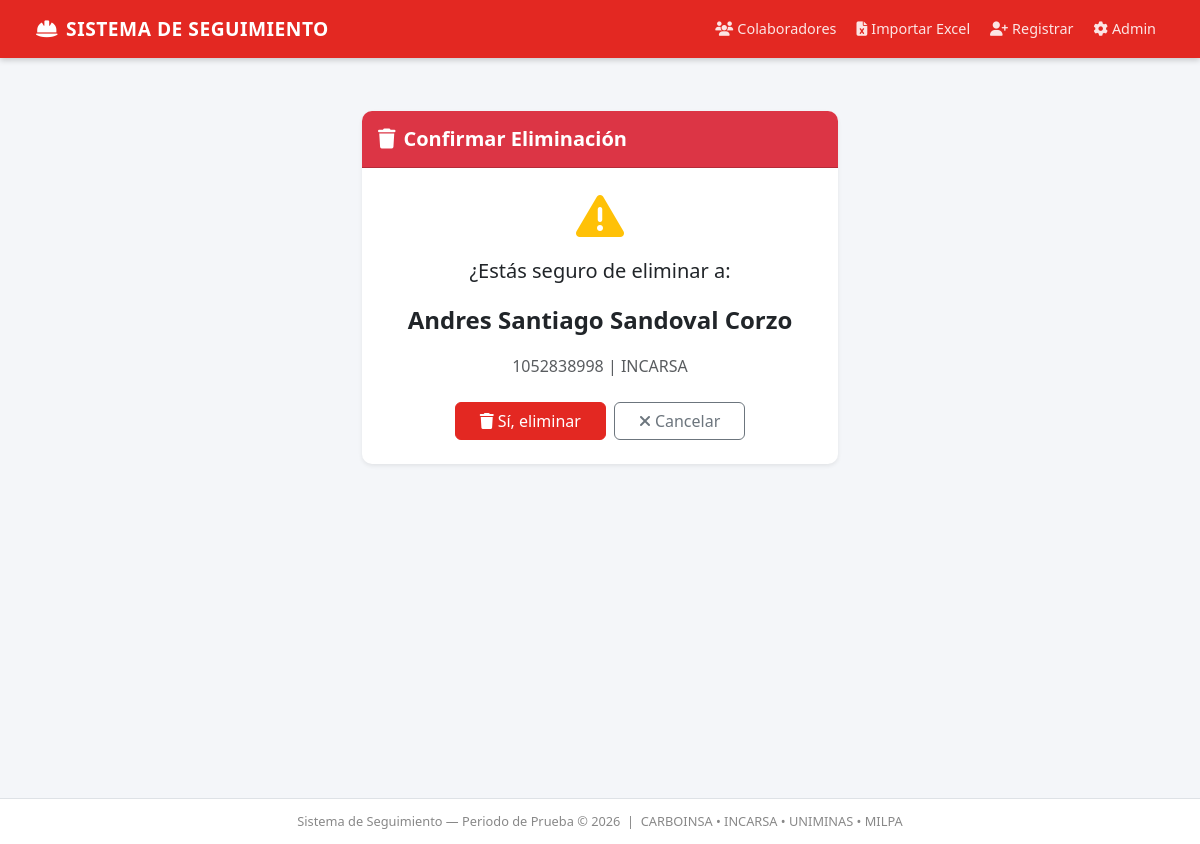
The page /periodo-prueba/eliminar/1/ on the database its author committed.
### _periodo_de_prueba/models.py (models this page shows, shortened)
class Colaborador(models.Model):
    cedula = models.CharField(max_length=20, unique=True, verbose_name='Cédula No')
    nombres = models.CharField(max_length=200, verbose_name='Nombres')
    cargo = models.CharField(max_length=200, verbose_name='Cargo')
    jefe_inmediato = models.CharField(max_length=200, verbose_name='Jefe Inmediato')
    empresa = models.CharField(max_length=20, choices=EMPRESA_CHOICES, verbose_name='Empresa')
    celular = models.CharField(max_length=20, verbose_name='No Celular')
    fecha_ingreso = models.DateField(verbose_name='Fecha de Ingreso')
    alerta_30_enviada = models.BooleanField(default=False, verbose_name='Alerta 30 días enviada')
    alerta_50_enviada = models.BooleanField(default=False, verbose_name='Alerta 50 días enviada')
    evaluacion_30_completada = models.BooleanField(default=False, verbose_name='Evaluación 30 días completada')
    evaluacion_50_completada = models.BooleanField(default=False, verbose_name='Evaluación 50 días completada')
    created_at = models.DateTimeField(auto_now_add=True)
    class Meta:
        verbose_name = 'Colaborador'
        verbose_name_plural = 'Colaboradores'
        ordering = ['fecha_ingreso', 'nombres']

### _periodo_de_prueba/views.py (the view)
# urls.py: path('eliminar/<int:pk>/', views.eliminar_colaborador, name='eliminar'),
def eliminar_colaborador(request, pk):
    colaborador = get_object_or_404(Colaborador, pk=pk)
    if request.method == 'POST':
        colaborador.delete()
        messages.success(request, 'Colaborador eliminado.')
        return redirect('periodo:lista')
    return render(request, '_periodo_de_prueba/confirmar_eliminar.html', {'colaborador': colaborador})

### _periodo_de_prueba/templates/_periodo_de_prueba/confirmar_eliminar.html (shortened to what this page needs)
{% extends 'base.html' %}
{% block content %}
<div class="container mt-4" style="max-width: 500px;">
  <div class="card shadow-sm border-0">
    <div class="card-header bg-danger text-white py-3">
      <h5 class="mb-0 fw-bold"><i class="fas fa-trash me-2"></i>Confirmar Eliminación</h5>
    </div>
    <div class="card-body p-4 text-center">
      <i class="fas fa-exclamation-triangle text-warning fa-3x mb-3"></i>
      <p class="fs-5">¿Estás seguro de eliminar a:</p>
      <p class="fw-bold fs-4">{{ colaborador.nombres }}</p>
      <p class="text-muted">{{ colaborador.cedula }} | {{ colaborador.empresa }}</p>
      <div class="d-flex gap-2 justify-content-center mt-4">
        <form method="POST">
          <button type="submit" class="btn btn-danger px-4">
            <i class="fas fa-trash me-1"></i>Sí, eliminar
          </button>
        </form>
        <a href="{% url 'periodo:lista' %}" class="btn btn-outline-secondary px-4">
          <i class="fas fa-times me-1"></i>Cancelar
        </a>
      </div>
    </div>
  </div>
</div>
{% endblock %}

### _periodo_de_prueba/templates/base.html (style rules this page uses)
:root { --rojo: #E32822; --rojo-oscuro: #b51f1a; }
body { background-color: #f4f6f9; font-family: 'Segoe UI', sans-serif; }
.card { border-radius: 10px; }
.card-header { border-radius: 10px 10px 0 0 !important; }
.btn-danger { background-color: var(--rojo); border-color: var(--rojo); }

### rows shown on the page
Colaborador: nombres "Andres Santiago Sandoval Corzo", cedula "1052838998", empresa "INCARSA"
